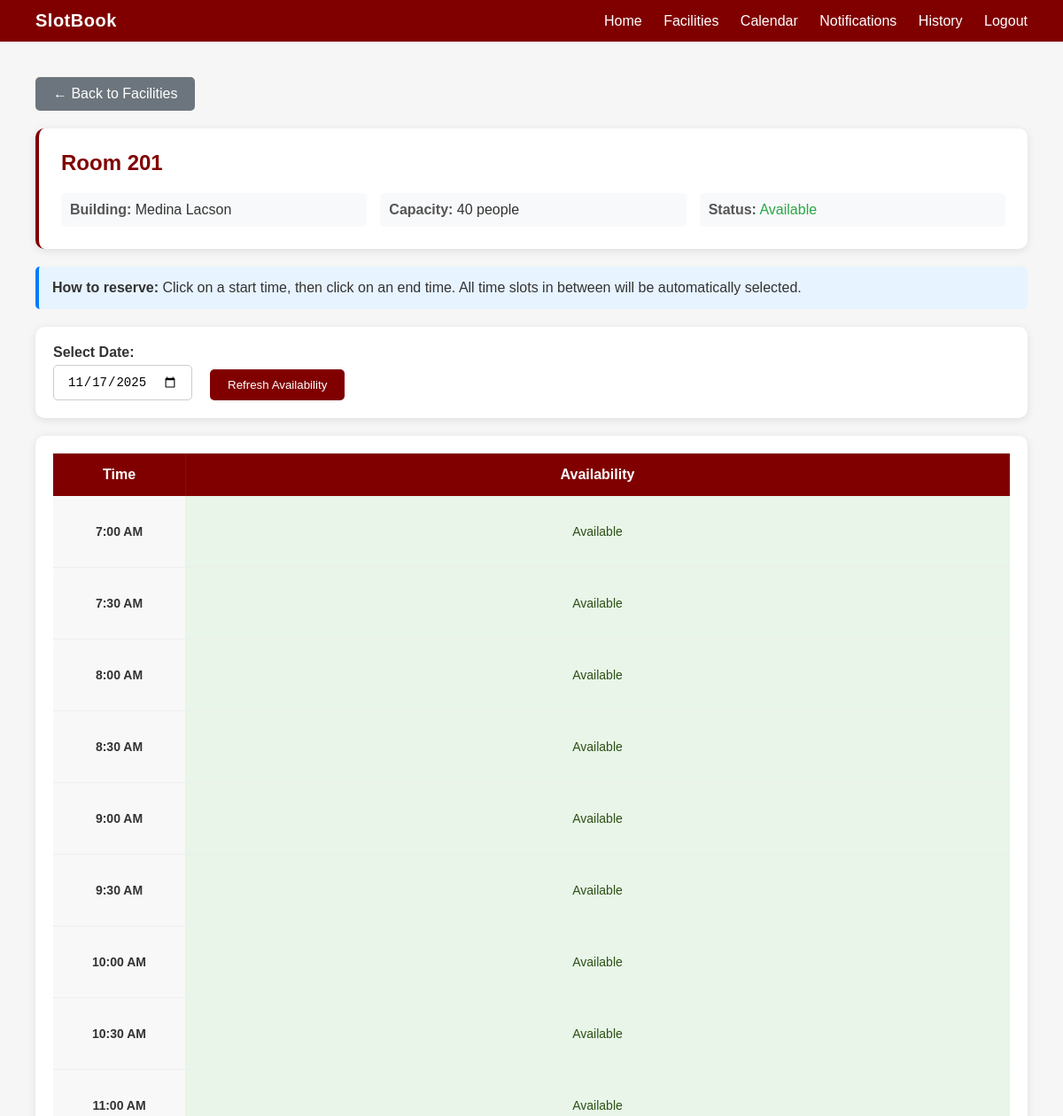
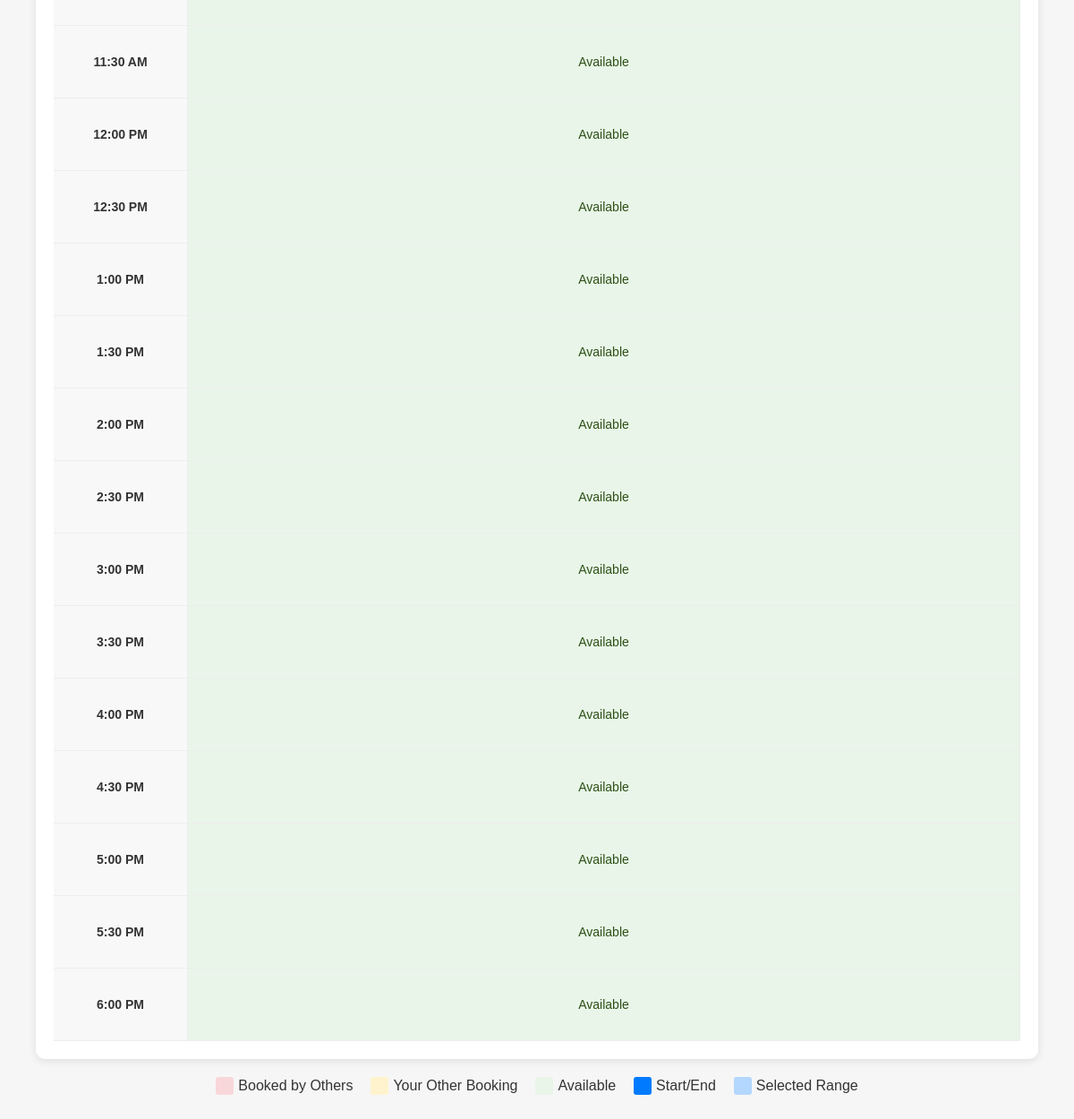
The app's page /slotbook/reserve.php?facility_id=2 (signed in) with its own data (2 pictures, top to bottom).
### tables this page shows
CREATE TABLE `facilities` (
  `id` int(11) NOT NULL,
  `name` varchar(200) NOT NULL,
  `building` varchar(200) NOT NULL,
  `capacity` int(11) DEFAULT 0,
  `status` enum('available','maintenance') NOT NULL DEFAULT 'available',
  `created_at` timestamp NOT NULL DEFAULT current_timestamp()
);

### slotbook/reserve.php (the view, shortened to what this page needs)
<?php
require_once __DIR__ . '/includes/functions.php';
$facility_id = $_GET['facility_id'] ?? null;
$date = $_GET['date'] ?? date('Y-m-d');
$facility_stmt = $mysqli->prepare("SELECT * FROM facilities WHERE id = ?");
$facility_stmt->bind_param('i', $facility_id);
$facility_stmt->execute();
$facility_result = $facility_stmt->get_result();
$facility = $facility_result->fetch_assoc();
$time_slots = [];
for ($hour = 7; $hour <= 18; $hour++) {
    $time_slots[] = sprintf('%02d:00', $hour);
    if ($hour < 18) {
        $time_slots[] = sprintf('%02d:30', $hour);
    }
}
$is_available = ($facility['status'] === 'available');
?>
<!DOCTYPE html>
<html lang="en">
<head>
    <link rel="stylesheet" href="css\reserve.css">
</head>
<body>
    <header>
        <div class="brand">SlotBook</div>
        <nav>
            <a href="dashboard_f.php">Home</a>
            <a href="facilities_f.php">Facilities</a>
            <a href="calendar_view.php">Calendar</a>
            <a href="notifications.php">Notifications</a>
            <a href="history.php">History</a>
            <a href="logout.php">Logout</a>
        </nav>
    </header>
    <main>
        <a href="facilities_f.php" class="back-btn">← Back to Facilities</a>
        <div class="facility-info">
            <h2><?= htmlspecialchars($facility['name']) ?></h2>
            <div class="facility-details">
                <div class="detail-item">
                    <strong>Building:</strong> <?= htmlspecialchars($facility['building']) ?>
                </div>
                <div class="detail-item">
                    <strong>Capacity:</strong> <?= htmlspecialchars($facility['capacity']) ?> people
                </div>
                <div class="detail-item">
                    <strong>Status:</strong>
                    <span style="color: <?= $facility['status'] === 'available' ? '#28a745' : '#dc3545' ?>;">
                        <?= ucfirst($facility['status']) ?>
                    </span>
                </div>
            </div>
        </div>
        <?php if ($is_available): ?>
            <div class="instructions">
                <strong>How to reserve:</strong> Click on a start time, then click on an end time. All time slots in between
                will be automatically selected.
            </div>
            <div class="filters">
                <div>
                    <label style="display: block; margin-bottom: 5px; font-weight: bold;">Select Date:</label>
                    <input type="date" id="dateSelect" value="<?= $date ?>" onchange="updateDate()">
                </div>
                <div>
                    <button onclick="applyFilters()">Refresh Availability</button>
                </div>
            </div>
            <div class="time-slot-table">
                <div class="table-header">
                    <div>Time</div>
                    <div>Availability</div>
                </div>
                <?php foreach ($time_slots as $time_slot): ?>
                    <?php
                    $time_display = date("g:i A", strtotime($time_slot));
                    $status_class = 'available';
                    $status_text = 'Available';
                    ?>
                    <div class="time-row">
                        <div class="time-slot"><?= $time_display ?></div>
                        <div class="time-slot <?= $status_class ?>" data-facility-id="<?= $facility['id'] ?>"
                            data-facility-name="<?= htmlspecialchars($facility['name']) ?>" data-time="<?= $time_slot ?>"
                            data-time-display="<?= $time_display ?>" onclick="handleTimeSlotClick(this)">
                            <?= $status_text ?>
                        </div>
                    </div>
                <?php endforeach; ?>
            </div>
            <div class="legend">
                <div class="legend-item">
                    <div class="legend-color booked-color"></div>
                    <span>Booked by Others</span>
                </div>
                <div class="legend-item">
                    <div class="legend-color user-booked-color"></div>
                    <span>Your Other Booking</span>
                </div>
                <div class="legend-item">
                    <div class="legend-color available-color"></div>
                    <span>Available</span>
                </div>
                <div class="legend-item">
                    <div class="legend-color selected-color"></div>
                    <span>Start/End</span>
                </div>
                <div class="legend-item">
                    <div class="legend-color range-color"></div>
                    <span>Selected Range</span>
                </div>
            </div>
        <?php endif; ?>
    </main>
</body>
</html>

### slotbook/css/reserve.css (style rules this page uses)
body { margin: 0; font-family: "Poppins", sans-serif; background-color: #f6f6f6; color: #333; }
header { background-color: #800000; color: #fff; display: flex; align-items: center; justify-content: space-between; padding: 12px 40px; }
header .brand { font-weight: 600; font-size: 20px; letter-spacing: 0.5px; }
nav a { color: #fff; text-decoration: none; margin-left: 20px; font-weight: 500; transition: color 0.3s ease; }
main { padding: 40px; min-height: calc(100vh - 100px); }
.facility-info { background: white; padding: 25px; border-radius: 10px; margin-bottom: 20px; box-shadow: 0 2px 10px rgba(0, 0, 0, 0.1); border-left: 4px solid #800000; }
.facility-info h2 { margin-top: 0; color: #800000; }
.facility-details { display: grid; grid-template-columns: repeat(auto-fit, minmax(200px, 1fr)); gap: 15px; margin-top: 15px; }
.detail-item { padding: 10px; background: #f8f9fa; border-radius: 5px; }
.detail-item strong { color: #555; }
.filters { background: white; padding: 20px; border-radius: 10px; margin-bottom: 20px; box-shadow: 0 2px 10px rgba(0, 0, 0, 0.1); display: flex; gap: 20px; align-items: end; }
.filters select, .filters input { padding: 10px 15px; border: 1px solid #ccc; border-radius: 5px; font-size: 14px; }
.filters button { background: #800000; color: white; border: none; padding: 10px 20px; border-radius: 5px; cursor: pointer; }
.time-slot-table { background: white; border-radius: 10px; padding: 20px; box-shadow: 0 2px 10px rgba(0, 0, 0, 0.1); overflow-x: auto; }
.table-header { display: grid; grid-template-columns: 150px 1fr; background: #800000; color: white; font-weight: bold; }
.table-header div { padding: 15px; text-align: center; border-right: 1px solid #a30000; }
.table-header div:first-child { border-right: 1px solid #a30000; }
.time-row { display: grid; grid-template-columns: 150px 1fr; border-bottom: 1px solid #eee; }
.time-slot { padding: 15px 10px; text-align: center; border-right: 1px solid #eee; cursor: pointer; transition: background-color 0.2s; font-size: 14px; min-height: 50px; display: flex; align-items: center; justify-content: center; }
.time-slot:first-child { font-weight: bold; background: #f8f8f8; }
.time-slot.available { background: #e8f5e8; color: #2d5016; }
.legend { display: flex; gap: 20px; margin-top: 20px; justify-content: center; flex-wrap: wrap; }
.legend-item { display: flex; align-items: center; gap: 5px; }
.legend-color { width: 20px; height: 20px; border-radius: 3px; }
.booked-color { background: #f8d7da; }
.user-booked-color { background: #fff3cd; }
.available-color { background: #e8f5e8; }
.selected-color { background: #007bff; }
.range-color { background: #b3d7ff; }
.instructions { background: #e7f3ff; padding: 15px; border-radius: 5px; margin-bottom: 20px; border-left: 4px solid #007bff; }
.back-btn { background: #6c757d; color: white; border: none; padding: 10px 20px; border-radius: 5px; cursor: pointer; text-decoration: none; display: inline-block; margin-bottom: 20px; }

### records on screen
facilities: name "Room 201", building "Medina Lacson", capacity "40", status "Available"

### other values on screen
$time_display "7:00 AM"
$status_text "Available"
$time_display "7:30 AM"
$time_display "8:00 AM"
$time_display "8:30 AM"
$time_display "9:00 AM"
$time_display "9:30 AM"
$time_display "10:00 AM"
$time_display "10:30 AM"
$time_display "11:00 AM"
$time_display "11:30 AM"
$time_display "12:00 PM"
$time_display "12:30 PM"
$time_display "1:00 PM"
$time_display "1:30 PM"
